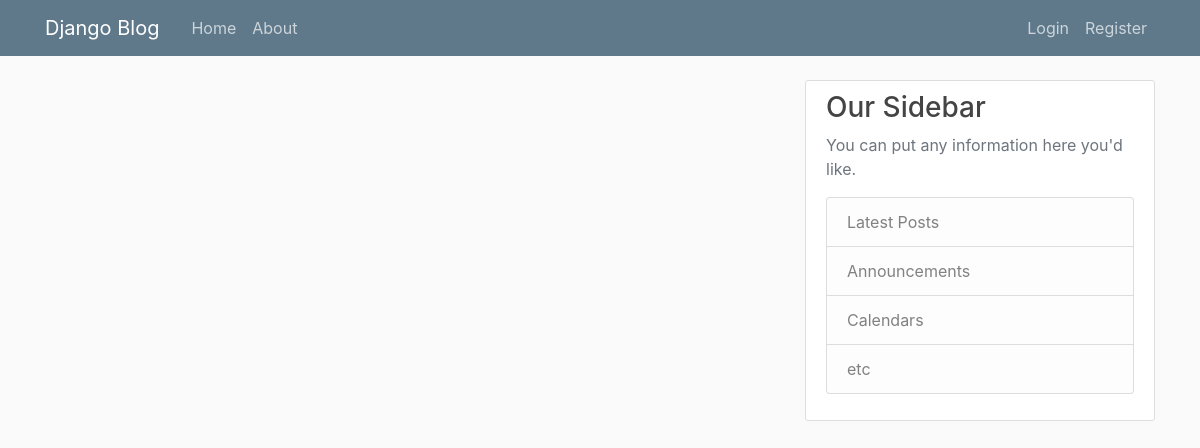
/, run on an earlier commit of the app's database.
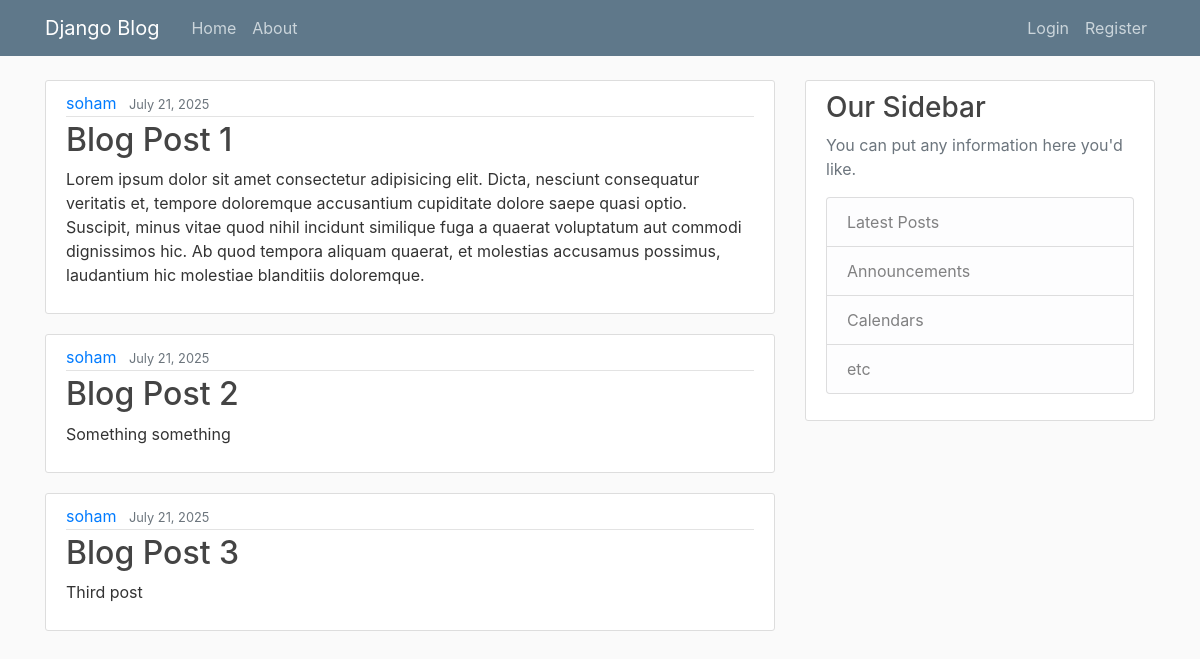
And on a later commit of the database.
### blog/models.py (models this page shows, shortened)
class Post(models.Model):
    title = models.CharField(max_length=100)
    content = models.TextField()
    date_posted = models.DateTimeField(default=timezone.now)
    author = models.ForeignKey(User, on_delete=models.CASCADE)

### blog/views.py (the view)
# urls.py: path("", views.home, name="blog-home"),
def home(request):
    return render(request, "blog/home.html", {"posts": Post.objects.all()})

### blog/templates/blog/home.html
{% extends "blog/base.html" %} {% block content %} {% for post in posts %}
<article class="media content-section">
  <div class="media-body">
    <div class="article-metadata">
      <a class="mr-2" href="#">{{ post.author }}</a>
      <small class="text-muted">{{ post.date_posted|date:"F d, Y" }}</small>
    </div>
    <h2><a class="article-title" href="#">{{ post.title }}</a></h2>
    <p class="article-content">{{ post.content }}</p>
  </div>
</article>
{% endfor %} {% endblock content %}

### blog/templates/blog/base.html (shortened to what this page needs)
{% load static %}
<!DOCTYPE html>
<html>
<head>
    <link rel="stylesheet" href="https://maxcdn.bootstrapcdn.com/bootstrap/4.0.0/css/bootstrap.min.css">
    <link rel="stylesheet" type="text/css" href="{% static 'blog/main.css' %}">
</head>
<body>
    <header class="site-header">
      <nav class="navbar navbar-expand-md navbar-dark bg-steel fixed-top">
        <div class="container">
          <a class="navbar-brand mr-4" href="{% url 'blog-home' %}">Django Blog</a>
          <div class="collapse navbar-collapse" id="navbarToggle">
            <div class="navbar-nav mr-auto">
              <a class="nav-item nav-link" href="{% url 'blog-home' %}">Home</a>
              <a class="nav-item nav-link" href="{% url 'blog-about' %}">About</a>
            </div>
            <div class="navbar-nav">
              {% if user.is_authenticated %}
              <form method="POST" action="{% url 'profile' %}" style="display: inline;">
              {% csrf_token %}
                <button type="submit" class="nav-item nav-link btn btn-link">Profile</button>
              </form>
                <form method="POST" action="{% url 'logout' %}" style="display: inline;">
                {% csrf_token %}
                  <button type="submit" class="nav-item nav-link btn btn-link">Logout</button>
                </form>
              {% else %}
                <a class="nav-item nav-link" href="{% url 'login' %}">Login</a>
                <a class="nav-item nav-link" href="{% url 'register' %}">Register</a>
              {% endif %}
            </div>
          </div>
        </div>
      </nav>
    </header>
    <main role="main" class="container">
      <div class="row">
        <div class="col-md-8">
          {% block content %}{% endblock %}
        </div>
        <div class="col-md-4">
          <div class="content-section">
            <h3>Our Sidebar</h3>
            <p class='text-muted'>You can put any information here you'd like.
              <ul class="list-group">
                <li class="list-group-item list-group-item-light">Latest Posts</li>
                <li class="list-group-item list-group-item-light">Announcements</li>
                <li class="list-group-item list-group-item-light">Calendars</li>
                <li class="list-group-item list-group-item-light">etc</li>
              </ul>
            </p>
          </div>
        </div>
      </div>
    </main>
</body>
</html>

### blog/static/blog/main.css (style rules this page uses)
body { background: #fafafa; color: #333333; margin-top: 5rem; }
h1, h2, h3, h4, h5, h6 { color: #444444; }
ul { margin: 0; }
.bg-steel { background-color: #5f788a; }
.site-header .navbar-nav .nav-link { color: #cbd5db; }
.content-section { background: #ffffff; padding: 10px 20px; border: 1px solid #dddddd; border-radius: 3px; margin-bottom: 20px; }
.article-title { color: #444444; }
.article-content { white-space: pre-line; }
.article-metadata { padding-bottom: 1px; margin-bottom: 4px; border-bottom: 1px solid #e3e3e3 }

What changed in the data, as far as the page shows it:
added Post: author "soham", date_posted "July 21, 2025", title "Blog Post 1", content "Lorem ipsum dolor sit amet consectetur adipisicing elit. Dicta, nesciunt consequatur veritatis et, tempore doloremque accusantium cupiditate dolore saepe quasi optio. Suscipit, minus vitae quod nihil incidunt similique fuga a quaerat voluptatum aut commodi dignissimos hic. Ab quod tempora aliquam quaerat, et molestias accusamus possimus, laudantium hic molestiae blanditiis doloremque."
added Post: author "soham", date_posted "July 21, 2025", title "Blog Post 2", content "Something something"
added Post: author "soham", date_posted "July 21, 2025", title "Blog Post 3", content "Third post"
